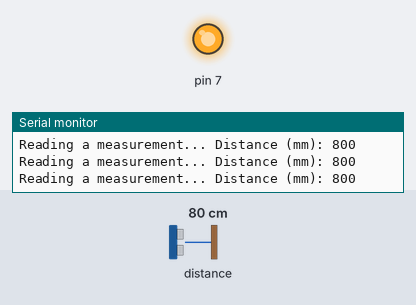
This sketch was run on a simulated Arduino Uno, built with avr-gcc and run on an emulated ATmega328P. On the bench: output pins drawn as LEDs (lit = HIGH), the last lines printed to the serial monitor. The test bench sets the inputs (shaded band); at power-on: distance to the obstacle 80 cm.

Above: at 1.2 s.
1.3 s: distance to the obstacle set to 53 cm
4.3 s: distance to the obstacle set to 47 cm
At 4.6 s:
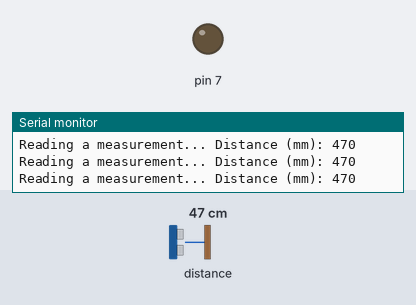
5.8 s: distance to the obstacle set to 60 cm
At 7.1 s:
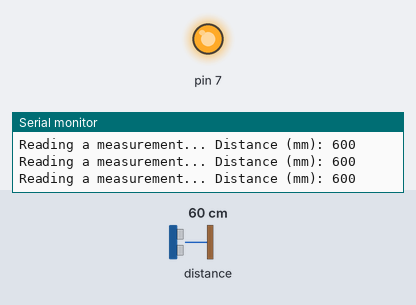
7.4 s: distance to the obstacle set to 2 cm
At 8.5 s:
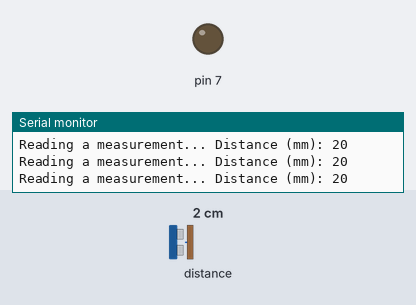
Timing chart, 0 to 10.0 s (numbered marks = the images above; inputs shaded):
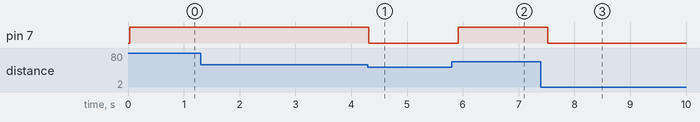

Measured:
- the behaviour switches between 50 and 49 cm on distance to the obstacle (found by bisection; images 0 and 1)
- after the input at 4.3 s, pin 7: HIGH → LOW at once
- after the input at 5.8 s, pin 7: LOW → HIGH after 0.12 s
- after the input at 7.4 s, pin 7: HIGH → LOW after 0.12 s

The sketch:

vl53l0xLimits.ino
```cpp
#include "Adafruit_VL53L0X.h"

Adafruit_VL53L0X lox = Adafruit_VL53L0X();

void setup() {
  Serial.begin(115200);
  pinMode(7, OUTPUT);

  // wait until serial port opens for native USB devices
  while (! Serial) {
    delay(1);
  }

  Serial.println("Adafruit VL53L0X test");
  if (!lox.begin()) {
    Serial.println(F("Failed to boot VL53L0X"));
    while(1);
  }
  // power
  Serial.println(F("VL53L0X API Simple Ranging example\n\n"));
}


void loop() {
  VL53L0X_RangingMeasurementData_t measure;

  Serial.print("Reading a measurement... ");
  lox.rangingTest(&measure, false); // pass in 'true' to get debug data printout!

  double Distance = measure.RangeMilliMeter;
  double limit = 500;

  if (Distance < limit){
    digitalWrite(7, LOW);
  }
  if (Distance > limit) {
    digitalWrite(7, HIGH);
  }

  if (measure.RangeStatus != 4) {  // phase failures have incorrect data
    Serial.print("Distance (mm): "); Serial.println(measure.RangeMilliMeter);
  } else {
    Serial.println(" out of range ");
  }

  delay(100);
}
```
